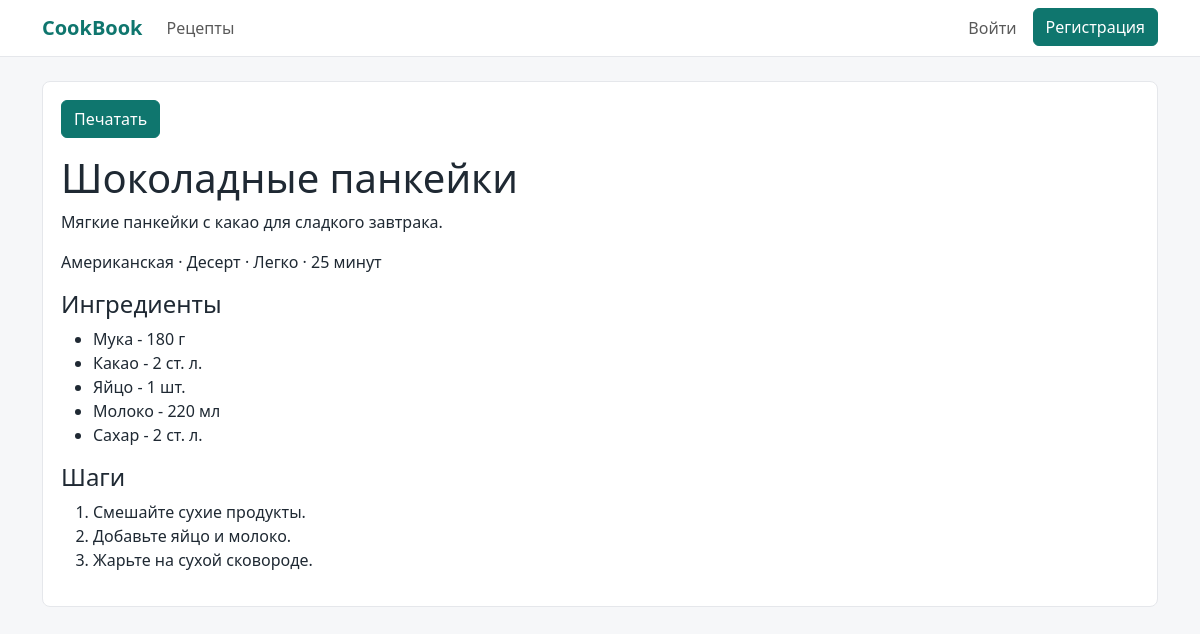
The page /recipe/5/print on the database its author committed.
### data/models.py (models this page shows, shortened)
class Recipe(SqlAlchemyBase):
    __tablename__ = "recipes"
    id = sa.Column(sa.Integer, primary_key=True, autoincrement=True)
    title = sa.Column(sa.String(160), nullable=False, unique=True)
    short_description = sa.Column(sa.String(500), nullable=False)
    ingredients = sa.Column(sa.Text, nullable=False)
    steps = sa.Column(sa.Text, nullable=False)
    tips = sa.Column(sa.Text, nullable=True)
    image_url = sa.Column(sa.String(300), nullable=True)
    video_url = sa.Column(sa.String(300), nullable=True)
    cuisine = sa.Column(sa.String(80), nullable=False)
    dish_type = sa.Column(sa.String(80), nullable=False)
    difficulty = sa.Column(sa.String(30), nullable=False)
    cook_time = sa.Column(sa.Integer, nullable=False)
    tags = sa.Column(sa.String(250), nullable=True)
    status = sa.Column(sa.String(20), nullable=False, default="pending")
    views = sa.Column(sa.Integer, nullable=False, default=0)
    created_date = sa.Column(sa.DateTime, default=dt.datetime.now)
    author_id = sa.Column(sa.Integer, sa.ForeignKey("users.id"), nullable=True)
    author = relationship("User")
    reviews = relationship("Review", back_populates="recipe", cascade="all, delete-orphan")
    collections = relationship("Collection", secondary=collection_recipes, back_populates="recipes")
    def get_ingredients(self):
        return [row.strip() for row in self.ingredients.splitlines() if row.strip()]
    def get_steps(self):
        return [row.strip() for row in self.steps.splitlines() if row.strip()]

### main.py (the view)
@app.route("/recipe/<int:recipe_id>/print")
def print_recipe(recipe_id):
    db_sess = db_session.create_session()
    recipe = db_sess.get(Recipe, recipe_id)
    if not recipe or recipe.status != "approved":
        abort(404)
    return render_template("print_recipe.html", recipe=recipe)

### data/db_session.py (called while the page is built)
def create_session():
    return __factory()

def remove_session():
    if __factory:
        __factory.remove()

### templates/print_recipe.html (shortened to what this page needs)
{% extends "base.html" %}
{% block content %}
<div class="panel">
    <button class="btn btn-teal no-print mb-3" onclick="window.print()">Печатать</button>
    <h1>{{ recipe.title }}</h1><p>{{ recipe.short_description }}</p><p>{{ recipe.cuisine }} · {{ recipe.dish_type }} · {{ recipe.difficulty }} · {{ recipe.cook_time }} минут</p>
    <h2 class="h4">Ингредиенты</h2><ul>{% for item in recipe.get_ingredients() %}<li>{{ item }}</li>{% endfor %}</ul>
    <h2 class="h4">Шаги</h2><ol>{% for step in recipe.get_steps() %}<li>{{ step }}</li>{% endfor %}</ol>
</div>
{% endblock %}

### templates/base.html (style rules this page uses)
body { background: #f6f7f9; color: #1f2933; }
.panel { background: white; border: 1px solid #e5e7eb; border-radius: 8px; padding: 18px; }
.btn-teal { background: #0f766e; border-color: #0f766e; color: white; }

### rows shown on the page
Recipe: title "Шоколадные панкейки", short_description "Мягкие панкейки с какао для сладкого завтрака.", cuisine "Американская", dish_type "Десерт", difficulty "Легко", cook_time "25"

### other values the page prints
{{ item }} "Мука - 180 г" "Какао - 2 ст. л." "Яйцо - 1 шт." "Молоко - 220 мл" "Сахар - 2 ст. л."
{{ step }} "Смешайте сухие продукты." "Добавьте яйцо и молоко." "Жарьте на сухой сковороде."
